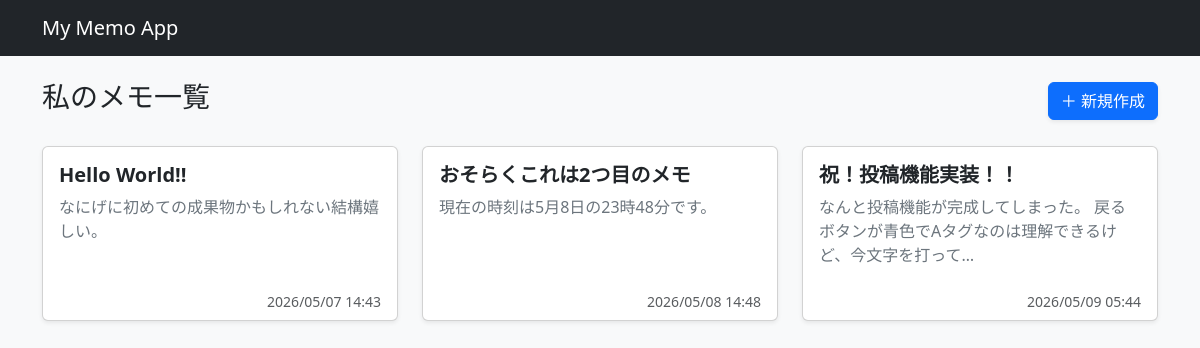
The app's page /, older data.
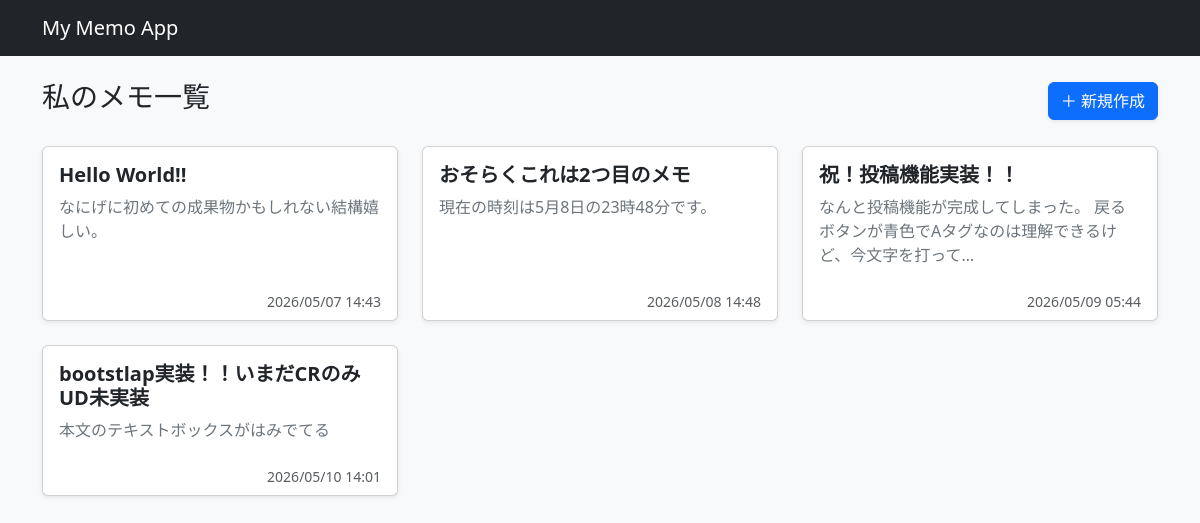
The same page, newer data.
### memo/models.py (models this page shows, shortened)
class Memo(models.Model):
    title = models.CharField('タイトル',max_length = 100)
    content = models.TextField('本文')
    created_at = models.DateTimeField('作成日時', auto_now_add=True)
    updated_at = models.DateTimeField('更新日時', auto_now=True)

### memo/views.py (the view)
# urls.py: path('', MemoListView.as_view(), name = 'index'),
class MemoListView(ListView):
    model = Memo
    temlate_name = 'memo/memo_list.html'

### memo/templates/memo/memo_list.html
{% extends 'memo/base.html' %} {% block content %}
<div class="d-flex justify-content-between align-items-center mb-4">
    <h1 class="h3">私のメモ一覧</h1>
    <a href="{% url 'create' %}" class="btn btn-primary shadow-sm">＋ 新規作成</a>
</div>
<div class="row"> {% for memo in object_list %}
    <div class="col-md-4 mb-4"> <div class="card h-100 shadow-sm"> <div class="card-body">
                <h5 class="card-title fw-bold">{{ memo.title }}</h5>
                <p class="card-text text-secondary">
                    {{ memo.content | truncatechars:50 }} </p>
            </div>
            <div class="card-footer bg-transparent border-top-0 text-muted small text-end">
                {{ memo.created_at | date:"Y/m/d H:i" }} </div>
        </div>
    </div>
    {% endfor %}
</div>
{% endblock %}

Row changes from the older to the newer data that the page shows:
added Memo: title "bootstlap実装！！いまだCRのみUD未実装", content "本文のテキストボックスがはみでてる", created_at "2026/05/10 14:01"
